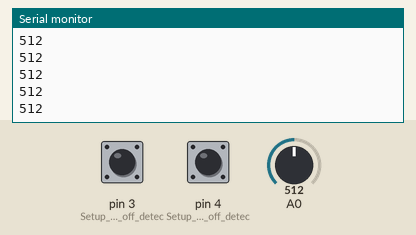
This sketch was run on a simulated Arduino Uno, built with avr-gcc and run on an emulated ATmega328P. On the bench: the last lines printed to the serial monitor. Inputs (shaded band) come from the test bench; at power-on: pin 3 (Setup_for_leads_off_detec) LOW, A0 = 512, pin 4 (Setup_for_leads_off_detec) LOW.

Above: at 1.2 s.
1.3 s: pin 3 (Setup_for_leads_off_detec) pulled HIGH for 0.15 s
2.9 s: A0 set to 716
At 3.4 s:
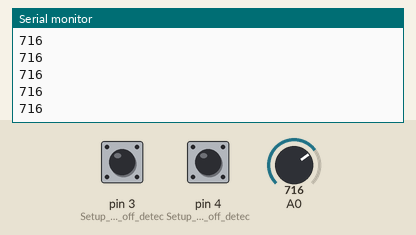
4.4 s: A0 set to 900
At 5.2 s:
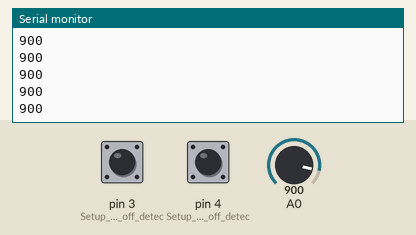
Timing chart, 0 to 7.4 s (numbered marks = the images above; inputs shaded):
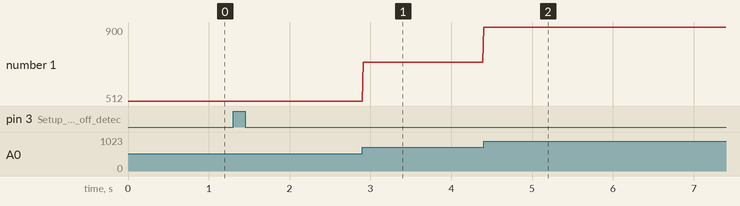

Measured:
- after the input at 2.9 s, the serial monitor: prints a new line at once (image 1)
- after the input at 4.4 s, the serial monitor: prints a new line at once (image 2)
- plotted number 1: 512 → 716 after the input at 2.9 s, 716 → 900 after the input at 4.4 s

The sketch:

bmi_hrm.ino
```cpp
void setup() {
  // initialize the serial communication:
  Serial.begin(115200);
  pinMode(3, INPUT); // Setup for leads off detection LO +
  pinMode(4, INPUT); // Setup for leads off detection LO -

}

void loop() {
  if((digitalRead(3) == 1)||(digitalRead(4) == 1)){
    Serial.println('N');
  }
  else{
    // send the value of analog input 0:
      Serial.println(analogRead(A0));
  }
  //Wait for a bit to keep serial data from saturating
  delay(10);
}
```
